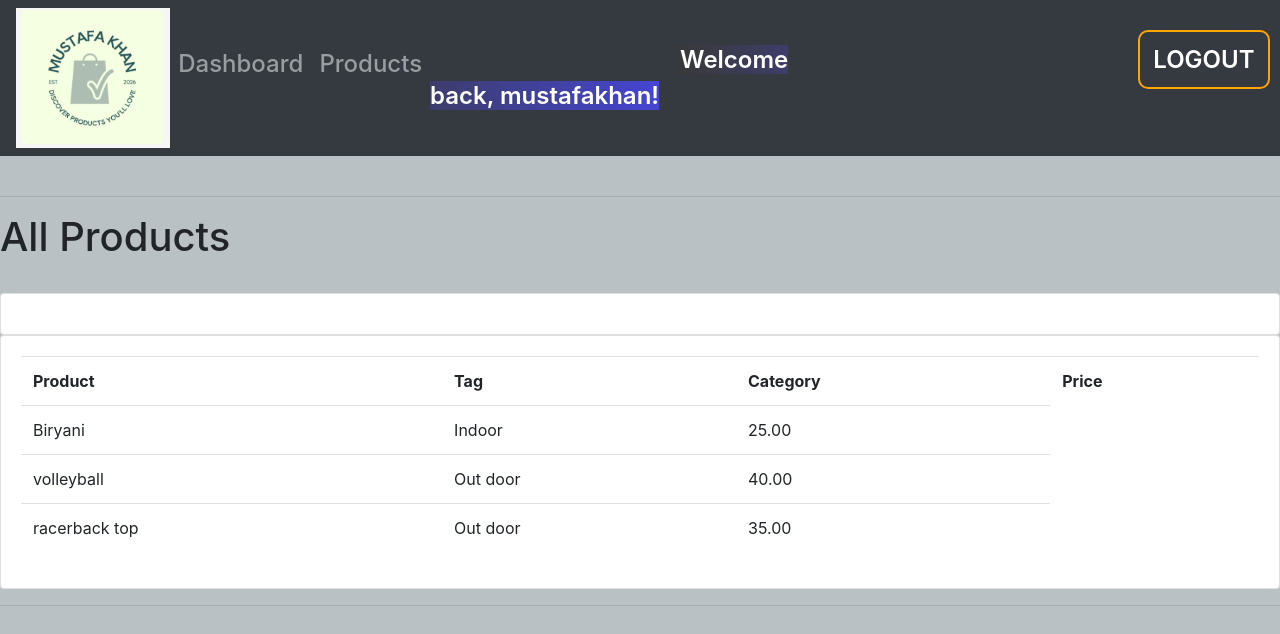
/product/ (signed in), run on the app's committed database.
### accounts/models.py (models this page shows, shortened)
class Product(models.Model):
  CATEGORY = (
    ('Indoor','Indoor'),
    ('Out door', 'Out door')
  )
  name = models.CharField(max_length = 100,null=True)
  category = models.CharField(null=True,choices = CATEGORY)
  price = models.DecimalField(max_digits=25,decimal_places=2)
  description = models.CharField(max_length=300, blank=True)
  date_created = models.DateTimeField(auto_now_add=True,null=True)
  tag = models.ManyToManyField(Tag)

### accounts/views.py (the view)
# urls.py: path('product/',views.product,name='product'),
@login_required(login_url='login')
def product(request):
    products = Product.objects.all()
    tag = Tag.objects.all()
    context = {"Products":products,"Tag":tag}
    return render(request, 'accounts/product.html',context)

### accounts/templates/accounts/product.html (shortened to what this page needs)
{% extends 'accounts/base.html' %}
{% block content %}
<hr>
<h1 >All Products</h1>
		<br>
<div class="row">
			<div class="col-md">
				<div class="card card-body">
				</div>
				<div class="card card-body">
					<table class="table">
						<tr>
							<th>Product</th>
              <th>Tag</th>
              <th>Category</th>
							<th>Price</th>
						</tr>
						 {% for product in Products %}
        <tr>
          <td>{{product.name}}</td>
          <td>{{product.category}}</td>
          <td>{{product.price}}</td>
             {%endfor%}
					</table>
				</div>
			</div>
		</div>
{% endblock %}

### accounts/templates/accounts/navbar.html (shortened to what this page needs)
{% load static %}
<nav id="navbar" class="navbar navbar-expand-lg navbar-dark bg-dark">
  <img src="{%static 'images/logo.png'%}" height="140" width="180">
  <div class="collapse navbar-collapse" id="navbarNav">
    <ul class="navbar-nav">
      <li class="nav-item active">
        <h4><a class="nav-link" href="{% url 'home' %}">Dashboard</a></h4>
      </li>
      <li class="nav-item">
        <h4><a class="nav-link" href="{% url 'product' %}">Products</a></h4>
      </li>
      <li>
              <span id="greet-user" align="right">Welcome back, {{request.user.username}}!</span>
      </li>
      <div id="logout-container">
        <a id="logout" href="{%url 'logout'%}">LOGOUT</a>
      </div>
    </ul>
  </div>
</nav>
<br>

### accounts/templates/accounts/base.html (style rules this page uses)
body { background-color: rgb(186, 193, 197); }
#navbar { width:100%; }
#logout { padding:13px; color:white; font-size:x-large; font-weight:600; margin-left:50px; width:150px; text-align:center; width:150px; border-radius:10px; height:50px; border:2px orange solid; text-decoration:none; }
#greet-user { display:inline; color:white; font-size:x-large; font-weight:600; margin-left:250px; width:300px; text-align:center; background:linear-gradient(to right,rgb(57, 57, 57),rgb(69, 69, 212)); }
#logout-container { display:inline; justify-content:right; align-self:right; margin-left:300px; }

### data on the page
Product: name "Biryani", category "Indoor", price "25.00"
Product: name "volleyball", category "Out door", price "40.00"
Product: name "racerback top", category "Out door", price "35.00"

### other printed values
{{ request.user.username }} "mustafakhan"
